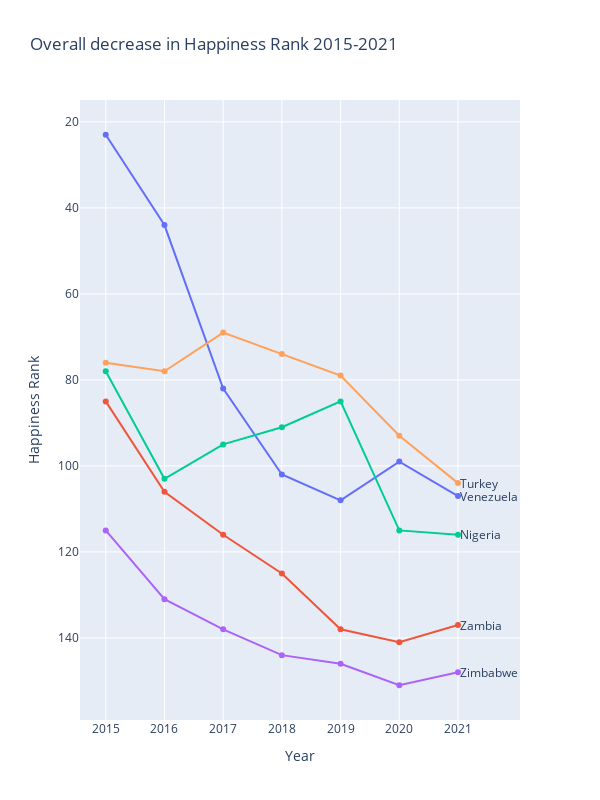

Notebook cell for this chart:
### Code cell
dr = ir
fig = go.Figure()

for country in dr.index:
    fig.add_trace(go.Scatter(x=dr.columns, y=dr.loc[country], name=country,showlegend=False, line=dict(width=2)))
    # if country=='Venezuela':
    #     fig.add_annotation(x=6, y=dr.loc[country]['2021'],text=country,xanchor='left', yanchor='bottom',textangle=360,showarrow=False,font=dict(size=12))
    # else:
    fig.add_annotation(x=6, y=dr.loc[country]['2021'],text=country,xanchor='left', yanchor='middle',textangle=360,showarrow=False,font=dict(size=12))

fig.update_layout(title='Overall decrease in Happiness Rank 2015-2021', xaxis_title='Year', yaxis_title='Happiness Rank')
fig.update_layout(
    yaxis=dict(
        autorange='reversed'
    ))

fig.update_layout(
    width=600,  # Set the width to 800 pixels
    height=800  # Set the height to 600 pixels
)

fig.show()

### Figure 1 — Plotly figure (JSON) as saved in the notebook; plotly's stock layout.template omitted (floating-point values rounded to 4 significant figures)
{"data": [{"line": {"width": 2}, "name": "Venezuela", "showlegend": false, "type": "scatter", "x": ["2015", "2016", "2017", "2018", "2019", "2020", "2021"], "y": [23, 44, 82, 102, 108, 99, 107]}, {"line": {"width": 2}, "name": "Zambia", "showlegend": false, "type": "scatter", "x": ["2015", "2016", "2017", "2018", "2019", "2020", "2021"], "y": [85, 106, 116, 125, 138, 141, 137]}, {"line": {"width": 2}, "name": "Nigeria", "showlegend": false, "type": "scatter", "x": ["2015", "2016", "2017", "2018", "2019", "2020", "2021"], "y": [78, 103, 95, 91, 85, 115, 116]}, {"line": {"width": 2}, "name": "Zimbabwe", "showlegend": false, "type": "scatter", "x": ["2015", "2016", "2017", "2018", "2019", "2020", "2021"], "y": [115, 131, 138, 144, 146, 151, 148]}, {"line": {"width": 2}, "name": "Turkey", "showlegend": false, "type": "scatter", "x": ["2015", "2016", "2017", "2018", "2019", "2020", "2021"], "y": [76, 78, 69, 74, 79, 93, 104]}], "layout": {"annotations": [{"font": {"size": 12}, "showarrow": false, "text": "Venezuela", "textangle": 0, "x": 6, "xanchor": "left", "y": 107, "yanchor": "middle"}, {"font": {"size": 12}, "showarrow": false, "text": "Zambia", "textangle": 0, "x": 6, "xanchor": "left", "y": 137, "yanchor": "middle"}, {"font": {"size": 12}, "showarrow": false, "text": "Nigeria", "textangle": 0, "x": 6, "xanchor": "left", "y": 116, "yanchor": "middle"}, {"font": {"size": 12}, "showarrow": false, "text": "Zimbabwe", "textangle": 0, "x": 6, "xanchor": "left", "y": 148, "yanchor": "middle"}, {"font": {"size": 12}, "showarrow": false, "text": "Turkey", "textangle": 0, "x": 6, "xanchor": "left", "y": 104, "yanchor": "middle"}], "height": 800, "title": {"text": "Overall decrease in Happiness Rank 2015-2021"}, "width": 600, "xaxis": {"title": {"text": "Year"}}, "yaxis": {"autorange": "reversed", "title": {"text": "Happiness Rank"}}}}
